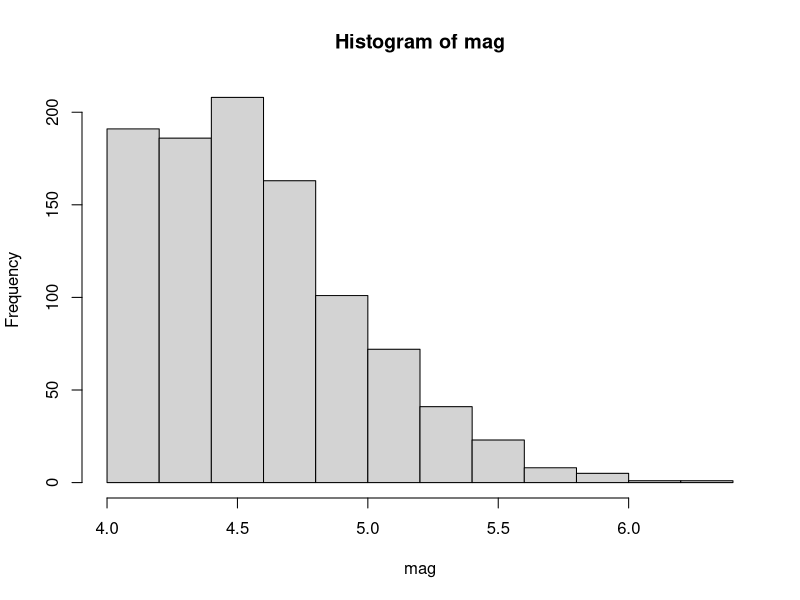
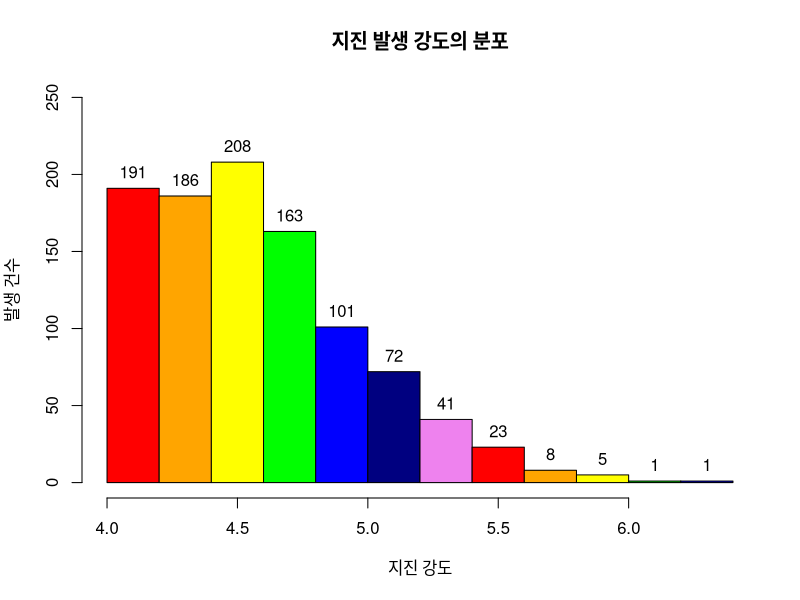

Reproduce these figures in R, in order.
#########################################
# 5.6 r계급의 수 라벨달기
#########################################


head(quakes)
mag <- quakes$mag

colors <- c("red", "orange", "yellow", "green", "blue", "navy", "violet")

h <- hist(mag, breaks="Sturges")

plot(h,,main="지진 발생 강도의 분포", xlab="지진 강도", ylab="발생 건수",
     col=colors, ylim=c(0,250))

(height <- h$counts)

#=== 라벨달기
text(x=h$mids, y=height, labels=round(height,0), pos=3)
#=== 라벨달기 끝